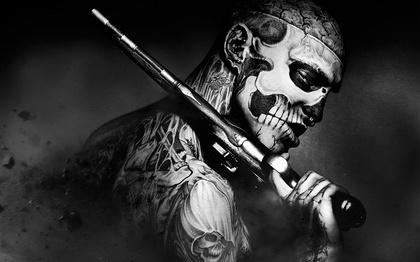
%> input picture gray.jpg, 420 x 262 px, shrunk from 576 x 360 before the run
$ octave histogramEqualization.m   (GNU Octave 9; MATLAB toolbox functions it lacks are replaced by stand-ins)
%> lines starting %> are read from the running program, lines starting %| are printed output that depends on the picture
%count each y for x
clear;
clc;
%closeall
i=double(rgb2gray(imread('gray.jpg')));
%> i: size 262x420 double; min 0, max 255, mean 50.5

%i=double(rgb2gray(i));
% rgb2gray not req. as input is already gray
l=256;%no. of levels
n=zeros(l,1);%no. of each pixel i, but 0 i is mapped to 1st index.
cum=zeros(l,1);
new=zeros(l,1);
newn=zeros(l,1);
[r,c]=size(i);
%> r = 262; c = 420
for p=1:r
    for q=1:c
        n(i(p,q)+1)=n(i(p,q)+1)+1;% index 1 to 256
    end
end
%> after the loop, n = 256 values, max 5635 at index 3, min 36 at index 254, mean 429.8
for p=1:l
    if(p-1==0)
        cum(p)=n(p);
    else
        cum(p)=n(p)+cum(p-1);%if in the same n, then replace cum also with n
    end
end
%> after the loop, cum = 256 values from 2143 to 110040
totalPixels=r*c;
%> totalPixels = 110040
for p=1:l
    new(p)=round(cum(p)*(l-1)/totalPixels);
end
%> after the loop, new = 256 values from 5 to 255
index=1;
while index<=256
    if(index==1)
        newn(new(index)+1)=n(index);
    else
        newn(new(index)+1)=newn(new(index))+n(index);
    end
    index=index+1;
end
%> after the loop, index = 257; newn = 256 values, max 10050 at index 256, min 0 at index 1, mean 1837
equalized = uint8(zeros(r,c));
for p=1:r
    for q=1:c
        equalized(p,q)= new(i(p,q)+1);
    end
end
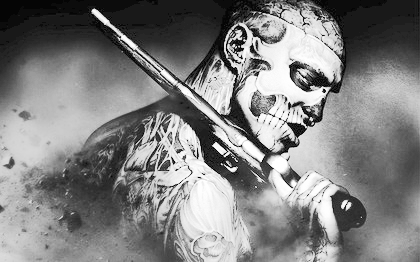
%> equalized: size 262x420 uint8; min 5, max 255, mean 129.1

for m=1:256
    x(m)=m-1;%this is to plot bar between 0-255
end
subplot(2,2,1),imshow(uint8(i));
subplot(2,2,2),bar(x,n);
subplot(2,2,3),imshow(uint8(equalized),[]);
subplot(2,2,4),bar(x,newn);
%> after `bar(x,newn)`:
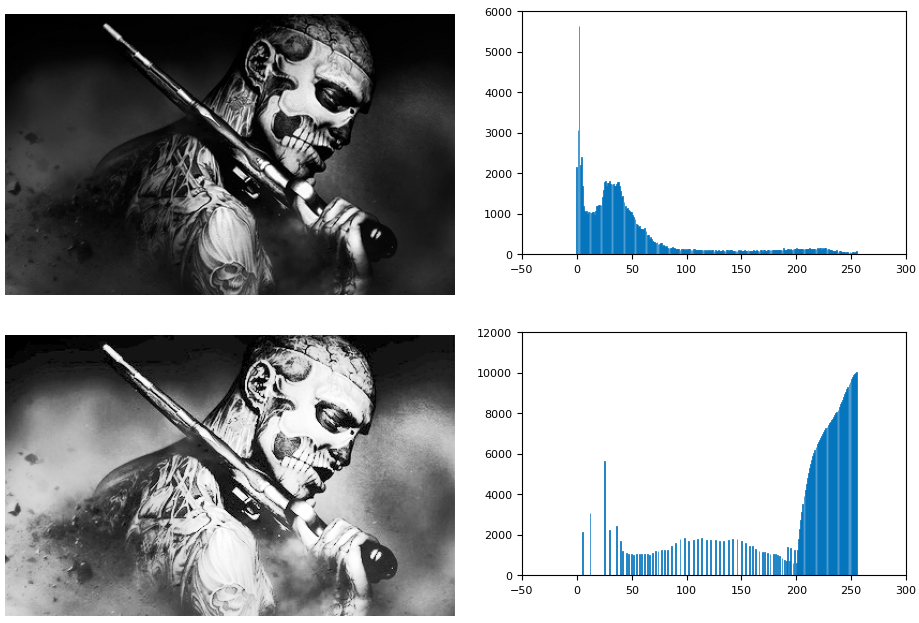
%> figure redrawn from the program's plot data, 4 panels

%
% figure,bar(x,newn);
% figure,bar(x,n);
